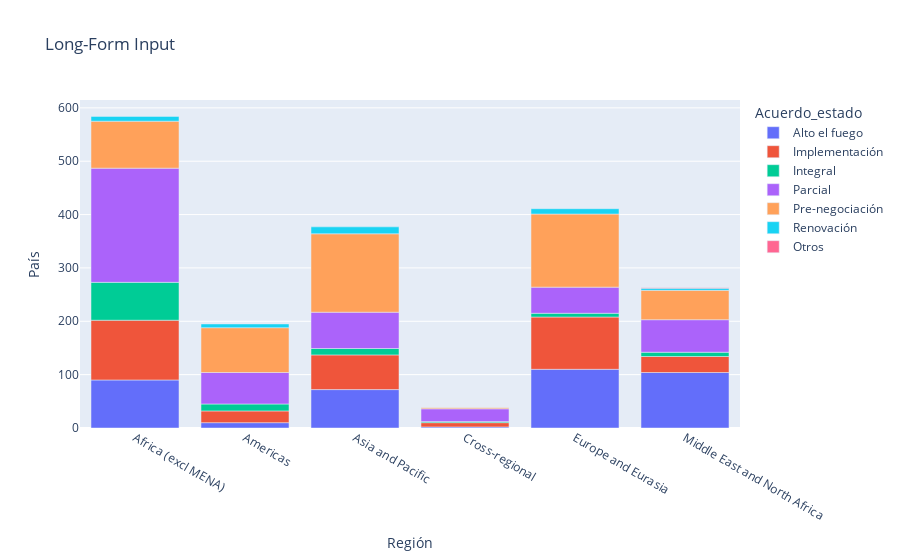

The notebook cell this image was saved under:
### Markdown cell above
## Situación de los acuerdos firmados y su reparto regional

### Code cell
df_RAP=df3.groupby(['Región','Acuerdo_estado']).count()['País'].reset_index()

fig = px.bar(df_RAP, x="Región", y="País", color='Acuerdo_estado' , title="Long-Form Input")
fig.show()

### Figure 1 — Plotly figure (JSON) as saved in the notebook; plotly's stock layout.template omitted (floating-point values rounded to 4 significant figures)
{"data": [{"alignmentgroup": "True", "hovertemplate": "Acuerdo_estado=Alto el fuego<br>Región=%{x}<br>País=%{y}<extra></extra>", "legendgroup": "Alto el fuego", "marker": {"color": "#636efa"}, "name": "Alto el fuego", "offsetgroup": "Alto el fuego", "orientation": "v", "showlegend": true, "textposition": "auto", "type": "bar", "x": ["Africa (excl MENA)", "Americas", "Asia and Pacific", "Cross-regional", "Europe and Eurasia", "Middle East and North Africa"], "xaxis": "x", "y": [90, 10, 72, 2, 110, 104], "yaxis": "y"}, {"alignmentgroup": "True", "hovertemplate": "Acuerdo_estado=Implementación<br>Región=%{x}<br>País=%{y}<extra></extra>", "legendgroup": "Implementación", "marker": {"color": "#EF553B"}, "name": "Implementación", "offsetgroup": "Implementación", "orientation": "v", "showlegend": true, "textposition": "auto", "type": "bar", "x": ["Africa (excl MENA)", "Americas", "Asia and Pacific", "Cross-regional", "Europe and Eurasia", "Middle East and North Africa"], "xaxis": "x", "y": [112, 22, 65, 8, 98, 30], "yaxis": "y"}, {"alignmentgroup": "True", "hovertemplate": "Acuerdo_estado=Integral<br>Región=%{x}<br>País=%{y}<extra></extra>", "legendgroup": "Integral", "marker": {"color": "#00cc96"}, "name": "Integral", "offsetgroup": "Integral", "orientation": "v", "showlegend": true, "textposition": "auto", "type": "bar", "x": ["Africa (excl MENA)", "Americas", "Asia and Pacific", "Cross-regional", "Europe and Eurasia", "Middle East and North Africa"], "xaxis": "x", "y": [71, 13, 12, 2, 7, 8], "yaxis": "y"}, {"alignmentgroup": "True", "hovertemplate": "Acuerdo_estado=Parcial<br>Región=%{x}<br>País=%{y}<extra></extra>", "legendgroup": "Parcial", "marker": {"color": "#ab63fa"}, "name": "Parcial", "offsetgroup": "Parcial", "orientation": "v", "showlegend": true, "textposition": "auto", "type": "bar", "x": ["Africa (excl MENA)", "Americas", "Asia and Pacific", "Cross-regional", "Europe and Eurasia", "Middle East and North Africa"], "xaxis": "x", "y": [214, 59, 68, 24, 49, 61], "yaxis": "y"}, {"alignmentgroup": "True", "hovertemplate": "Acuerdo_estado=Pre-negociación<br>Región=%{x}<br>País=%{y}<extra></extra>", "legendgroup": "Pre-negociación", "marker": {"color": "#FFA15A"}, "name": "Pre-negociación", "offsetgroup": "Pre-negociación", "orientation": "v", "showlegend": true, "textposition": "auto", "type": "bar", "x": ["Africa (excl MENA)", "Americas", "Asia and Pacific", "Cross-regional", "Europe and Eurasia", "Middle East and North Africa"], "xaxis": "x", "y": [88, 84, 147, 2, 137, 55], "yaxis": "y"}, {"alignmentgroup": "True", "hovertemplate": "Acuerdo_estado=Renovación<br>Región=%{x}<br>País=%{y}<extra></extra>", "legendgroup": "Renovación", "marker": {"color": "#19d3f3"}, "name": "Renovación", "offsetgroup": "Renovación", "orientation": "v", "showlegend": true, "textposition": "auto", "type": "bar", "x": ["Africa (excl MENA)", "Americas", "Asia and Pacific", "Europe and Eurasia", "Middle East and North Africa"], "xaxis": "x", "y": [9, 7, 13, 10, 4], "yaxis": "y"}, {"alignmentgroup": "True", "hovertemplate": "Acuerdo_estado=Otros<br>Región=%{x}<br>País=%{y}<extra></extra>", "legendgroup": "Otros", "marker": {"color": "#FF6692"}, "name": "Otros", "offsetgroup": "Otros", "orientation": "v", "showlegend": true, "textposition": "auto", "type": "bar", "x": ["Middle East and North Africa"], "xaxis": "x", "y": [1], "yaxis": "y"}], "layout": {"barmode": "relative", "legend": {"title": {"text": "Acuerdo_estado"}, "tracegroupgap": 0}, "title": {"text": "Long-Form Input"}, "xaxis": {"anchor": "y", "domain": [0, 1], "title": {"text": "Región"}}, "yaxis": {"anchor": "x", "domain": [0, 1], "title": {"text": "País"}}}}
